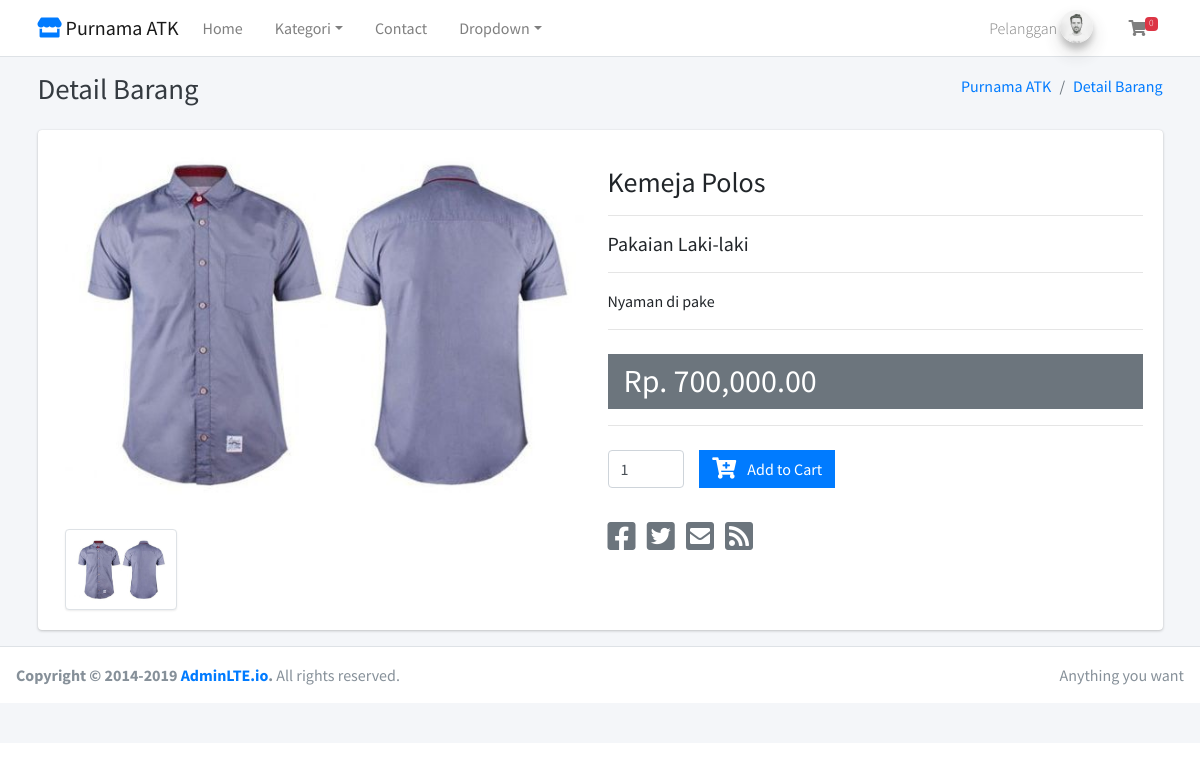
The app's page /home/detail_barang/16 with its own data.
### tables this page shows
CREATE TABLE `tbl_barang` (
  `id_barang` int(11) NOT NULL,
  `nama_barang` varchar(255) DEFAULT NULL,
  `id_kategori` int(11) DEFAULT NULL,
  `harga` int(11) DEFAULT NULL,
  `deskripsi` mediumtext DEFAULT NULL,
  `gambar` text DEFAULT NULL,
  `berat` int(11) NOT NULL
);

CREATE TABLE `tbl_kategori` (
  `id_kategori` int(11) NOT NULL,
  `nama_kategori` varchar(50) NOT NULL
);

### application/views/layout/v_wrapper_frontend.php (called while the page is built)
<?php
require_once('v_head.php');
require_once('v_header_frontend.php');
require_once('v_nav_frontend.php');
require_once('v_content.php');
require_once('v_footer_frontend.php');
?>

### application/controllers/Home.php (called while the page is built, shortened)
<?php
class Home extends CI_Controller
{
    public function __construct()
    {
        $this->load->model('m_home');
    }
    public function detail_barang($id_barang)
    {
        $data = array(
            'title' => 'Detail Barang',
            'gambar' => $this->m_home->gambar_barang($id_barang),
            'barang' => $this->m_home->detail_barang($id_barang),
            'isi' => 'v_detail_barang'
        );
        $this->load->view('layout/v_wrapper_frontend', $data, FALSE);
    }
}

### index.php (called while the page is built, shortened)
<?php
require_once BASEPATH.'core/CodeIgniter.php';

### application/views/layout/v_content.php (called while the page is built)
<?php
if ($isi) {
    $this->load->view($isi);
}
?>

### application/models/M_home.php (called while the page is built, shortened)
<?php
class M_home extends CI_Model
{
    public function get_all_data_kategori()
    {
        $this->db->select('*');
        $this->db->from('tbl_kategori');
        $this->db->order_by('id_kategori', 'desc');
        return $this->db->get()->result();
    }
    public function detail_barang($id_barang)
    {
        $this->db->select('*');
        $this->db->from('tbl_barang');
        $this->db->join('tbl_kategori', 'tbl_kategori.id_kategori = tbl_barang.id_kategori', 'left');
        $this->db->where('id_barang', $id_barang);
        return $this->db->get()->row();
    }
    public function gambar_barang($id_barang)
    {
        $this->db->select('*');
        $this->db->from('tbl_gambar');
        $this->db->where('id_barang', $id_barang);
        return $this->db->get()->result();
    }
}

### application/views/layout/v_nav_frontend.php (the view, shortened to what this page needs)
<nav class="main-header navbar navbar-expand-md navbar-light navbar-white">
    <div class="container">
        <a href="<?= base_url() ?>" class="navbar-brand">
            <i class="fas fa-store text-primary"></i>
            <span class="brand-text font-weight-light"><b> Purnama ATK</b></span>
        </a>
        <div class="collapse navbar-collapse order-3" id="navbarCollapse">
            <ul class="navbar-nav">
                <li class="nav-item">
                    <a href="<?= base_url() ?>" class="nav-link">Home</a>
                </li>
                <li class="nav-item dropdown">
                    <a id="dropdownSubMenu1" href="#" data-toggle="dropdown" aria-haspopup="true" aria-expanded="false" class="nav-link dropdown-toggle">Kategori</a>
                </li>
                <li class="nav-item">
                    <a href="#" class="nav-link">Contact</a>
                </li>
                <li class="nav-item dropdown">
                    <a id="dropdownSubMenu1" href="#" data-toggle="dropdown" aria-haspopup="true" aria-expanded="false" class="nav-link dropdown-toggle">Dropdown</a>
                </li>
            </ul>
        </div>
        <ul class="order-1 order-md-3 navbar-nav navbar-no-expand ml-auto">
            <li class="nav-item">
                <a class="nav-link" data-toggle="dropdown" href="#">
                    <span class="brand-text font-weight-light">Pelanggan</span>
                    <img src="<?= base_url(); ?>template/dist/img/user1-128x128.jpg" alt="AdminLTE Logo" class="brand-image img-circle elevation-3" style="opacity: .8">
                </a>
            </li>
            <?php $keranjang = $this->cart->contents();
            $jml_item = 0;
            ?>
            <li class="nav-item dropdown">
                <a class="nav-link" data-toggle="dropdown" href="#">
                    <i class="fas fa-shopping-cart"></i>
                    <span class="badge badge-danger navbar-badge"><?= $jml_item; ?></span>
                </a>
            </li>
        </ul>
    </div>
</nav>
<div class="content-wrapper">
    <div class="content-header">
        <div class="container">
            <div class="row mb-2">
                <div class="col-sm-6">
                    <h1 class="m-0 text-dark"><?= $title ?></h1>
                </div>
                <div class="col-sm-6">
                    <ol class="breadcrumb float-sm-right">
                        <li class="breadcrumb-item"><a href="#">Purnama ATK</a></li>
                        <li class="breadcrumb-item"><a href="<?= base_url(); ?>"><?= $title; ?></a></li>
                    </ol>
                </div>
            </div>
        </div>
    </div>
    <div class="content">
        <div class="container">

### application/views/v_detail_barang.php (shortened to what this page needs)
<div class="card card-solid">
    <div class="card-body">
        <div class="row">
            <div class="col-12 col-sm-6">
                <div class="col-12">
                    <img src="<?= base_url('assets/gambar/' . $barang->gambar); ?>" class="product-image" alt="Product Image">
                </div>
                <div class="col-12 product-image-thumbs">
                    <div class="product-image-thumb active"><img src="<?= base_url('assets/gambar/' . $barang->gambar); ?>" alt="Product Image"></div>
                </div>
            </div>
            <div class="col-12 col-sm-6">
                <h3 class="my-3"><?= $barang->nama_barang; ?></h3>
                <hr>
                <h5><?= $barang->nama_kategori; ?></h5>
                <hr>
                <p><?= $barang->deskripsi; ?></p>
                <hr>
                <div class="bg-gray py-2 px-3 mt-4">
                    <h2 class="mb-0">
                        Rp. <?= number_format($barang->harga, 0); ?>.00
                    </h2>
                </div>
                <hr>
                <?php
                echo form_open('belanja/add');
                ?>
                <div class="mt-4">
                    <div class="row">
                        <div class="col-md-2">
                            <input type="number" name="qty" class="form-control mb-2" value="1" min="1">
                        </div>
                        <div class="col-md-8">
                            <button type="submit" class="btn btn-primary btn-flat swalDefaultSuccess">
                                <i class="fas fa-cart-plus fa-lg mr-2"></i>
                                Add to Cart
                            </button>
                        </div>
                    </div>
                </div>
                <?= form_close(); ?>
                <div class="mt-4 product-share">
                    <a href="#" class="text-gray">
                        <i class="fab fa-facebook-square fa-2x"></i>
                    </a>
                    <a href="#" class="text-gray">
                        <i class="fab fa-twitter-square fa-2x"></i>
                    </a>
                    <a href="#" class="text-gray">
                        <i class="fas fa-envelope-square fa-2x"></i>
                    </a>
                    <a href="#" class="text-gray">
                        <i class="fas fa-rss-square fa-2x"></i>
                    </a>
                </div>
            </div>
        </div>
    </div>
</div>

### records on screen
tbl_barang: gambar (picture), nama_barang "Kemeja Polos", id_kategori.nama_kategori "Pakaian Laki-laki", deskripsi "Nyaman di pake", harga "700,000"

### other values on screen
$jml_item "0"
$title "Detail Barang"
